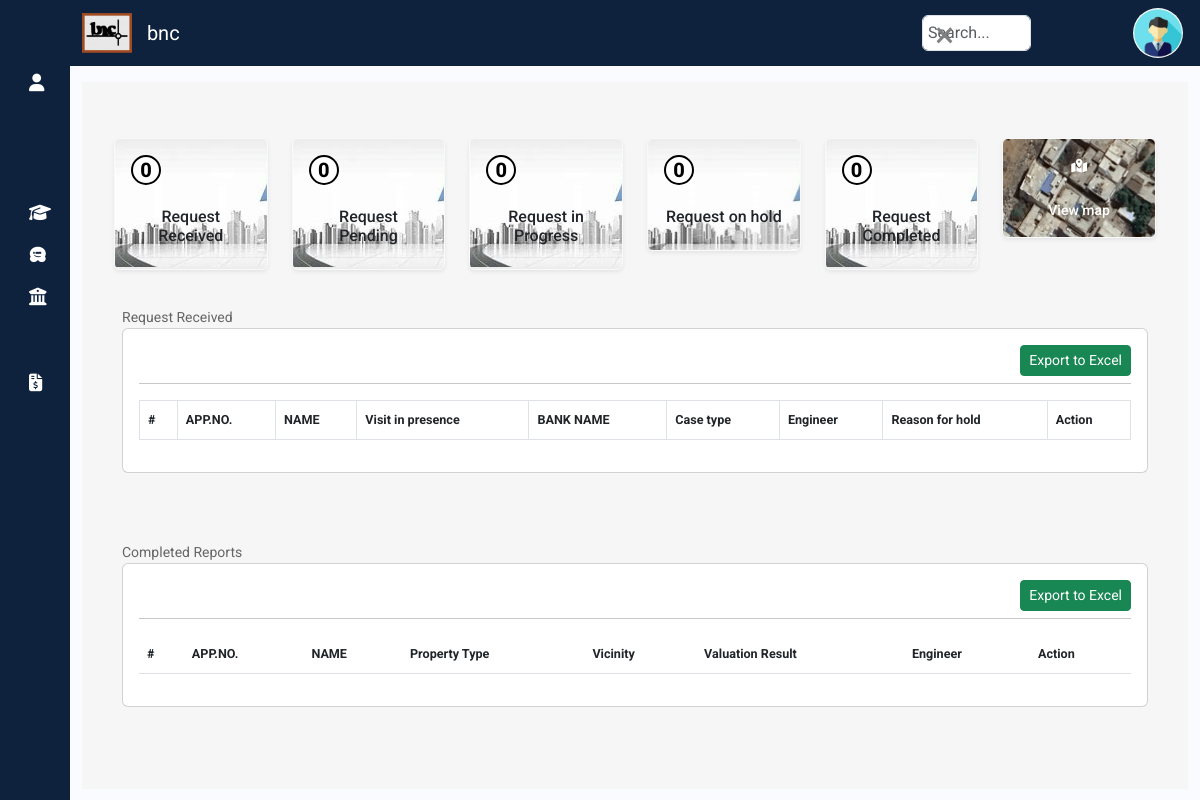
/reporter/reporterhome/ (signed in), run on an earlier commit of the app's database.
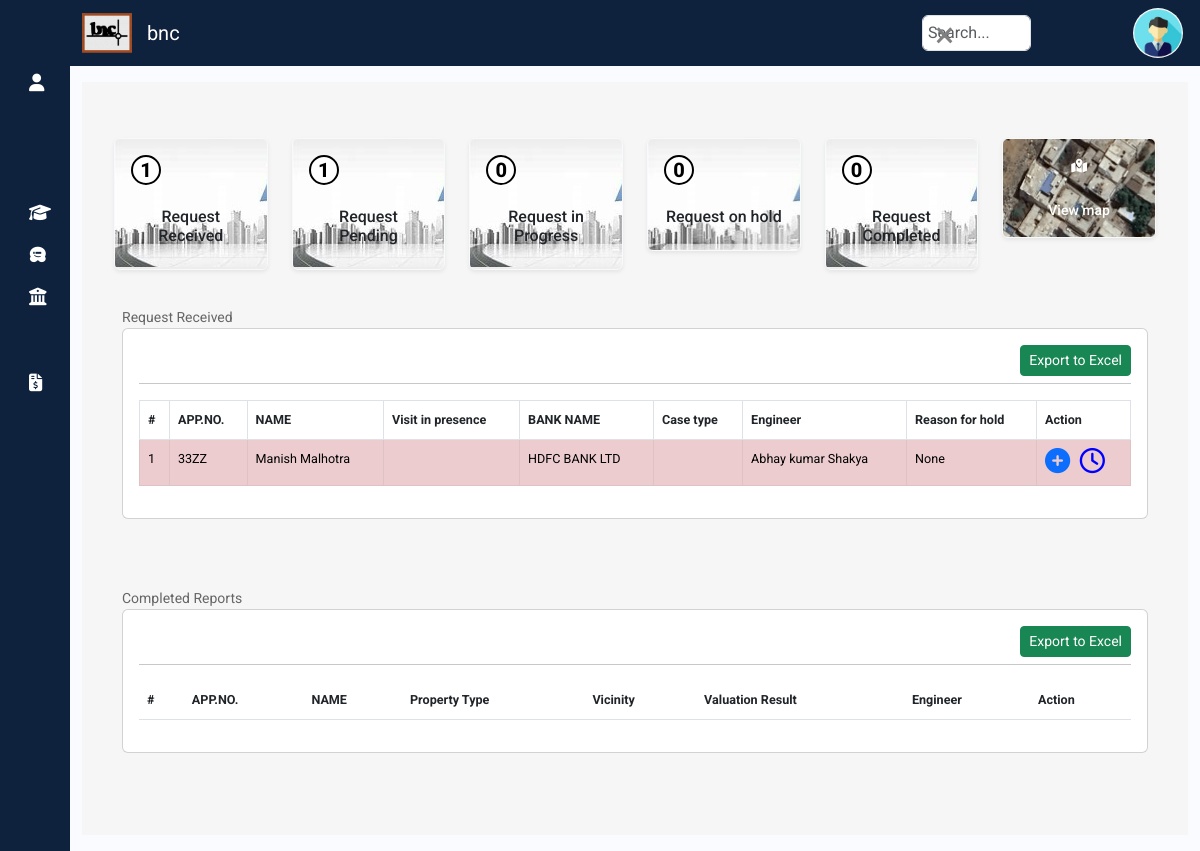
And on a later commit of the database.
### site_engineer/models.py (models this page shows)
class EngineerReport(models.Model):
    applicationnumber = models.CharField(max_length=20)
    name = models.CharField(max_length=30)
    visitinpresence = models.CharField(max_length=30,null=True)
    bankname = models.CharField(max_length=50)
    bankid = models.IntegerField(null=True)
    casetype = models.CharField(max_length=50)
    add1 = models.CharField(max_length=100)
    add2 = models.CharField(max_length=100,null=True)
    city = models.CharField(max_length=30)
    region = models.CharField(max_length=30)
    zip = models.CharField(max_length=6)
    country = models.CharField(max_length=20)
    east = models.CharField(max_length=50,null=True)
    west = models.CharField(max_length=50,null=True)
    north = models.CharField(max_length=50,null=True)
    south = models.CharField(max_length=50,null=True)
    gfarea = models.CharField(max_length=10,null=True)
    ffarea = models.CharField(max_length=10,null=True)
    sfarea = models.CharField(max_length=10,null=True)
    tfarea = models.CharField(max_length=10,null=True)
    propertyage = models.CharField(max_length=3,null=True)
    landrate = models.CharField(max_length=10,null=True)
    Occupant = models.CharField(max_length=50,null=True)
    rented = models.CharField(max_length=50, null=True)
    landmark = models.CharField(max_length=100,null=True)
    roadwidth = models.CharField(max_length=10,null=True)
    hightensionline = models.BooleanField(null=True)
    railwayline = models.BooleanField(null=True)
    nala = models.BooleanField(null=True)
    river = models.BooleanField(null=True)
    pahad = models.BooleanField(null=True)
    roadcomesunderroadbinding = models.BooleanField(null=True)
    propertyaccessissue = models.BooleanField(null=True)
    othercheck = models.BooleanField(null=True)
    others = models.CharField(max_length=100, null=True, blank=True)
    remark = models.CharField(max_length=100, null=True, blank=True)
    reporter = models.CharField(max_length=10, null=True)
    reportersubmitdate = models.DateTimeField(null=True, blank=True)
    lat = models.CharField(max_length=200,null=True,blank=True)
    lng = models.CharField(max_length=200,null=True,blank=True)
    placeid = models.CharField(max_length=200,null=True,blank=True)
    receptionid = models.ForeignKey(ReceptionReport, on_delete=models.DO_NOTHING, null=True, blank=True)
    priority = models.BooleanField(default=False,null=True)
    userdetailsid = models.ForeignKey(User, on_delete=models.DO_NOTHING, default=0)
    reporterholdcause = models.TextField(blank=True, null=True)
    archieved = models.BooleanField(default=False)
    datecreated = models.DateTimeField(auto_now_add=True)
    updated_at = models.DateTimeField(auto_now=True)
    def __str__(self):
        return str(self.id)

### reception/models.py (models this page shows, shortened)
class ReceptionReport(models.Model):
    applicationdate = models.DateTimeField(null=True)
    applicationnumber = models.CharField(max_length=20,null=True)
    name = models.CharField(max_length=30,null=True)
    bankname = models.CharField(max_length=50,null=True)
    bankid = models.IntegerField(null=True)
    bankvertical = models.CharField(max_length=50,null=True)
    add1 = models.CharField(max_length=100, null=True, default="Gwalior")
    add2 = models.CharField(max_length=100, null=True)
    city = models.CharField(max_length=30, null=True)
    region = models.CharField(max_length=30,null=True)
    zip = models.CharField(max_length=6,null=True)
    country = models.CharField(max_length=20,null=True)
    phonenumber = models.CharField(max_length=10,null=True)
    visitingperson = models.IntegerField(null=True)
    reportperson = models.IntegerField(null=True)
    visitingpersonname = models.CharField(max_length=50,null=True)
    reportpersonname = models.CharField(max_length=50,null=True)
    engineer = models.CharField(max_length=10, null=True)
    reporter = models.CharField(max_length=10, null=True)
    priority = models.BooleanField(default=False)
    engineerholdcause = models.TextField(blank=True, null=True)
    reporterholdcause = models.TextField(null=True, blank=True)
    engid=models.IntegerField(null=True, blank=True)
    repid=models.IntegerField(null=True, blank=True)
    archieved = models.BooleanField(default=False)
    datecreated = models.DateTimeField(auto_now_add=True)
    updated_at = models.DateTimeField(auto_now=True)

### reporter/views.py (the view, shortened to what this page needs)
# urls.py: path('reporterhome/',views.reporterhome,name='reporterhome'),
def reporterhome(request):
    if request.user.is_authenticated:
        useremail = request.user.email
        userid = User.objects.get(email=useremail).id
        if(UserDetails.objects.filter(user_email=useremail).exists()):
            username = UserDetails.objects.get(user_email=useremail).first_name+" "+UserDetails.objects.get(user_email=useremail).last_name
            userrole = UserDetails.objects.get(user_email=useremail).role
            uid = UserDetails.objects.get(user_email=useremail).id
            if userrole == "Admin":
                  allreport=EngineerReport.objects.all()
                  receivedrequest=EngineerReport.objects.exclude(reporter ='Submitted').order_by('-priority','-updated_at')
                  print(receivedrequest)
                  completedrequest=ReporterReport.objects.all().order_by('-updated_at')
                  totalrequestnumber = EngineerReport.objects.count()
                  totalcompleted = EngineerReport.objects.filter(reporter='Submitted').count()
                  inprogress = EngineerReport.objects.filter(reporter='InProgress').count()
                  pendingrequest = totalrequestnumber-(totalcompleted+inprogress)
                  hold = EngineerReport.objects.filter(reporter='Hold').count()
    return render(request,"reporter/reporterhome.html",
                  {'requestreceived':receivedrequest,
                   'allreports':allreport,
                   'totreq':totalrequestnumber,
                   'requestcompleted':completedrequest,
                   'compreq':totalcompleted,
                   'pending':pendingrequest,
                   'inprogress':inprogress,
                   'hold':hold,
                   'date':datetime.now()})

### templates/reporter/reporterhome.html (shortened to what this page needs)
{% extends "sidebar.html" %}
{% load static %}
{% block content %}
<div class="container-fluid">
  <div class="container my-3" style="display: block; background: #f6f6f6; padding: 40px 20px 37px;">
  <div class="container my-3">
      <div class="row my-3">
          <div class="col-md-2">
              <div class="card text-center widget-card border-light shadow-sm" style="background-image: url('{% static "img/cardprog.jpg" %}'); ">
                  <div class="card-body">
                    <span id="totreq" class="circle">{{totreq}}</span> <br><h6>Request Received</h6>
                  </div>
                </div>
          </div>
          <div class="col-md-2">
              <div class="card text-center widget-card border-light shadow-sm" style="background-image: url('{% static "img/cardprog.jpg" %}'); ">
                  <div class="card-body">
                    <span id="pending" class="circle">{{pending}}</span> <br><h6>Request Pending</h6>
                  </div>
                </div>
          </div>
          <div class="col-md-2">
              <div class="card text-center widget-card border-light shadow-sm" style="background-image: url('{% static "img/cardprog.jpg" %}'); ">
                  <div class="card-body">
                    <span id="inprogress" class="circle">{{inprogress}}</span> <br><h6>Request in Progress</h6>
                  </div>
                </div>
          </div>
          <div class="col-md-2">
            <div class="card text-center widget-card border-light shadow-sm" style="background-image: url('{% static "img/cardprog.jpg" %}'); ">
                <div class="card-body">
                  <span id="hold" class="circle">{{hold}}</span> <br><h6>Request on hold</h6>
                </div>
              </div>
        </div>
          <div class="col-md-2">
              <div class="card text-center widget-card border-light shadow-sm" style="background-image: url('{% static "img/cardprog.jpg" %}'); ">
                  <div class="card-body">
                  <span id="compreq" class="circle">{{compreq}}</span> <br><h6>Request Completed</h6>
                  </div>
                </div>
          </div>
          <div class="col-md-2">
            <a class="" style="color:white; font-weight:bold;" id="btnmap" href="/reporter/geomap">
            <div class="card text-center widget-card border-light shadow-sm" style="background-image: url('{% static "img/mapbg.png" %}'); ">
                <div class="card-body">
                  <i class="fa-solid fa-map-location-dot"></i><br><br><span style="font-weight:500;">View map</span>
                </div></a>
              </div>
        </div>
      </div>
  </div>
  <div class="container my-2" style="display:block; background-color:#f6f6f6; padding:20px 20px 20px;">
    <p>Request Received</p>
    <div class="row">
      <div class="col-md-12">
        <div class="card">
          <div class="card-body">
            <a class="btn btn-success btn-sm float-end" href="/api/engcompletedreportexport">Export to Excel</a><br>
              <hr>
            <table id="engineertable" class="table table-hover table-striped table-bordered" style="font-size: 90%;">
              <thead>
                <tr>
                  <th scope="col">#</th>
                  <th scope="col">APP.NO.</th>
                  <th scope="col">NAME</th>
                  <th scope="col">Visit in presence</th>
                  <th scope="col">BANK NAME</th>
                  <th scope="col">Case type</th>
                  <th scope="col">Engineer</th>
                  <th scope="col">Reason for hold</th>
                  <th scope="col">Action</th>
                </tr>
              </thead>
              <tbody>
                {% for recrep in requestreceived %}
                <tr {% if recrep.receptionid.priority%}  class="table-danger" {%else%} class=""{% endif %}>
                  <td scope="row">{{forloop.counter}}</td>
                  <td >{{recrep.applicationnumber}}</td>
                  <td >{{recrep.name}}</td>
                  <td >{{recrep.visitinpresence}}</td>
                  <td >{{recrep.bankname}}</td>
                  <td >{{recrep.casetype}}</td>
                  <td >{{recrep.receptionid.visitingpersonname}}</td>
                  <td >{{recrep.reporterholdcause}}</td>
                    <td><a class="btn-sm"  href="/reporter/reporter/{{recrep.id}}"><i class="fa-solid fa-circle-plus fa-2x"></i></a>&nbsp;&nbsp;
                        <a class="reporterstatusupdate" id="p{{recrep.id}}" data-url="{% url 'reporterreportstatus' recrep.id %}" href="#"  title="Set Status">
                          {% if recrep.reporter == 'InProgress' %}
                          <i class="fa-solid fa-spinner fa-2x" style="color: green;"></i>
                         {% elif recrep.reporter == 'Hold' %}
                         <i class="fa-solid fa-circle-pause fa-2x" style="color: red;"></i>
                         {%else%}
                         <i class="fa-regular fa-clock fa-2x" style="color: blue;"></i>
                         {% endif %}
                        </a>
                    </td>
                </tr>
                {% endfor %}
              </tbody>
            </table>
          </div>
        </div>
      </div>
    </div>
  </div>
    <div class="container my-2" style="display:block; background-color:#f6f6f6; padding:40px 20px 37px;">
      <p>Completed Reports</p>
      <div class="row">
        <div class="col-md-12">
          <div class="card">
            <div class="card-body">
              <a class="btn btn-success btn-sm float-end" href="/api/reportercompletedexport">Export to Excel</a><br>
              <hr>
              <table id="reportertable" class="table table-hover table-striped tavle-bordered" style="font-size: 90%;">
                <thead>
                  <tr>
                    <th scope="col">#</th>
                    <th scope="col">APP.NO.</th>
                    <th scope="col">NAME</th>
                    <th scope="col">Property Type</th>
                    <th scope="col">Vicinity</th>
                    <th scope="col">Valuation Result</th>
                    <th scope="col">Engineer</th>
                    <th scope="col">Action</th>
                  </tr>
                </thead>
              </table>
            </div>
          </div>
        </div>
      </div>
    </div>
</div>
{% endblock %}

What changed in the data, as far as the page shows it:
added EngineerReport: applicationnumber "33ZZ", name "Manish Malhotra", bankname "HDFC BANK LTD", receptionid.visitingpersonname "Abhay kumar Shakya", reporterholdcause "None"
Also different on the page:
{{ totreq }}: "0" → "1"
{{ pending }}: "0" → "1"
